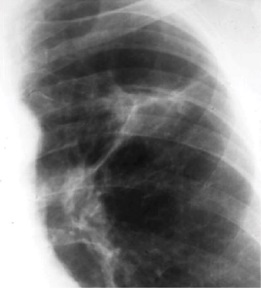
%> input picture 2.1 imagen negativa/chest.jpg, 261 x 288 px
$ octave negativeImage.m   (GNU Octave 9; MATLAB toolbox functions it lacks are replaced by stand-ins)
%> lines starting %> are read from the running program, lines starting %| are printed output that depends on the picture
%///////////////////////////////////////////
% obtención del complemento de una imagen.
%/Autor: Bryan Medina
%///////////////////////////////////////////

%cargar la imagen a la variable f (de tipo uint8 con 3 canales)
f = imread('chest.jpg');
%> f is the input picture: size 288x261x3 uint8; mean R, G, B 128, 128, 128

%convertir la imagen a un solo canal (escala de grises)
f = rgb2gray(f);
%> f: size 288x261 uint8


x = (0:255);
y = 255 - x;

%transformacion complemento, en donde f(x, y) + g(x, y) debe ser igual a
%255, despejando, g(x, y) = 255 - f(x, y)

g = 255 - f;
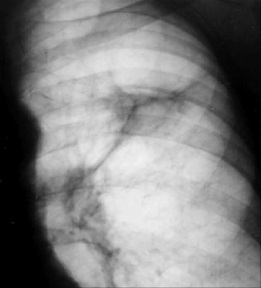
%> g: size 288x261 uint8; min 0, max 242, mean 127


%% cosillas para graficar
figure;
plot(x, y);
title('g(x, y) = 255 - f(x, y)');
xlabel('brillo - imagen de entrada f(x, y)');
ylabel('brillo - imagen de entrada g(x, y)');
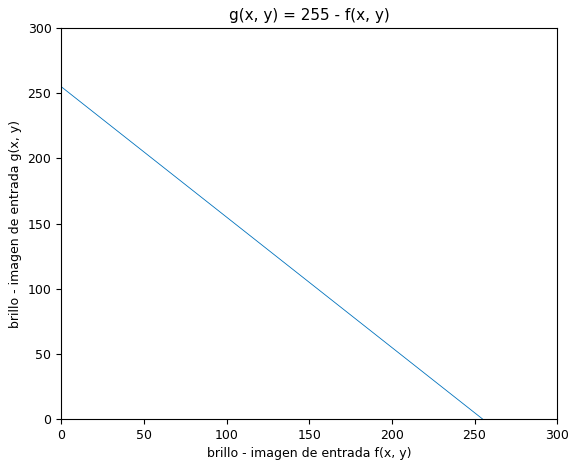
%> figure redrawn from the program's plot data; curve peaks at x = 0, y = 255

figure;
subplot(1, 2, 1);
imshow(f);
title ('imagen de entrada f(x, y)');

subplot(1, 2, 2);
imshow(g);
title ('imagen de salida g(x, y)');
